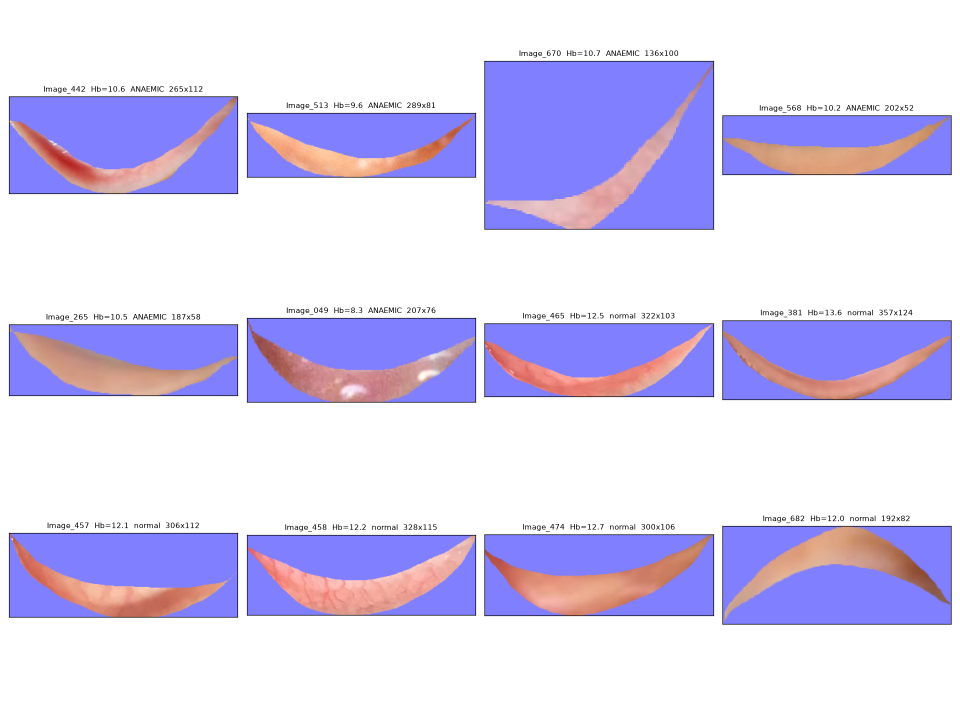
#> input picture outputs/figures/samples.png, 1920 x 1440 px (shown at 1/2 size)
$ python -i inspect_images.py   (imports and definitions only)
#> lines starting #> are read from the running program, lines starting #| are printed output that depends on the picture; after the words box and inside, x2 and y2 are one past the last pixel; in counts of white or black regions, pixels touching at a corner belong together
from collections import Counter

import matplotlib

# [1 line not run here, left out]
import matplotlib.pyplot as plt
import numpy as np
import pandas as pd
from PIL import Image

import config

WHO_CUTOFF = 11.0


def load_meta() -> pd.DataFrame:
    df = pd.read_excel(config.METADATA_FILE, sheet_name=config.METADATA_SHEET)
    df["path"] = df[config.ID_COL].map(lambda s: config.DATA_DIR / f"{s}.png")
    df["anaemic"] = df[config.HB_COL] < WHO_CUTOFF
    return df


def image_stats(path) -> dict:
#> called with path = '../outputs/figures/samples.png'
    im = Image.open(path)
#> im is the input picture: PIL image 1920x1440 RGBA; mean R, G, B, A 216.8, 210.8, 241.3, 255
    arr = np.asarray(im.convert("RGBA"))
    rgb, alpha = arr[..., :3].astype(int), arr[..., 3]
#> alpha: shape (1440, 1920); every value is 255
    transparent = alpha == 0
#> transparent: shape (1440, 1920) bool; every value is 0
    black = (rgb.max(axis=2) < config.BLACK_THRESH) & ~transparent
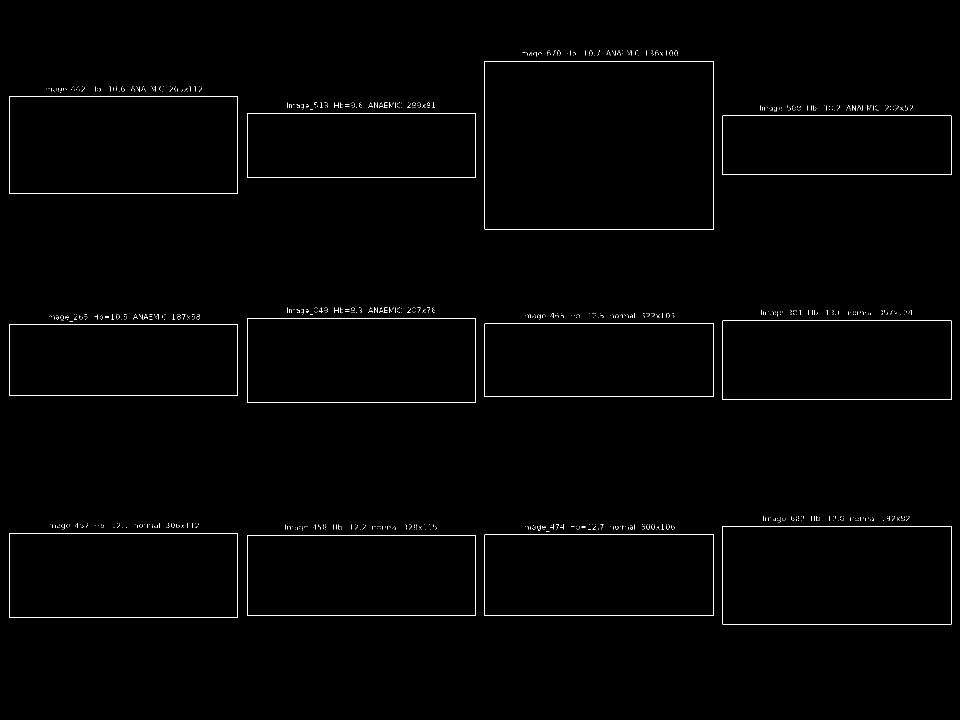
#> black: shape (1440, 1920) bool (shown at 1/2 size); 0.68% white in thin lines or dots, all inside (x1, y1, x2, y2) = (18, 101, 1903, 1249)
    tissue = ~(transparent | black)
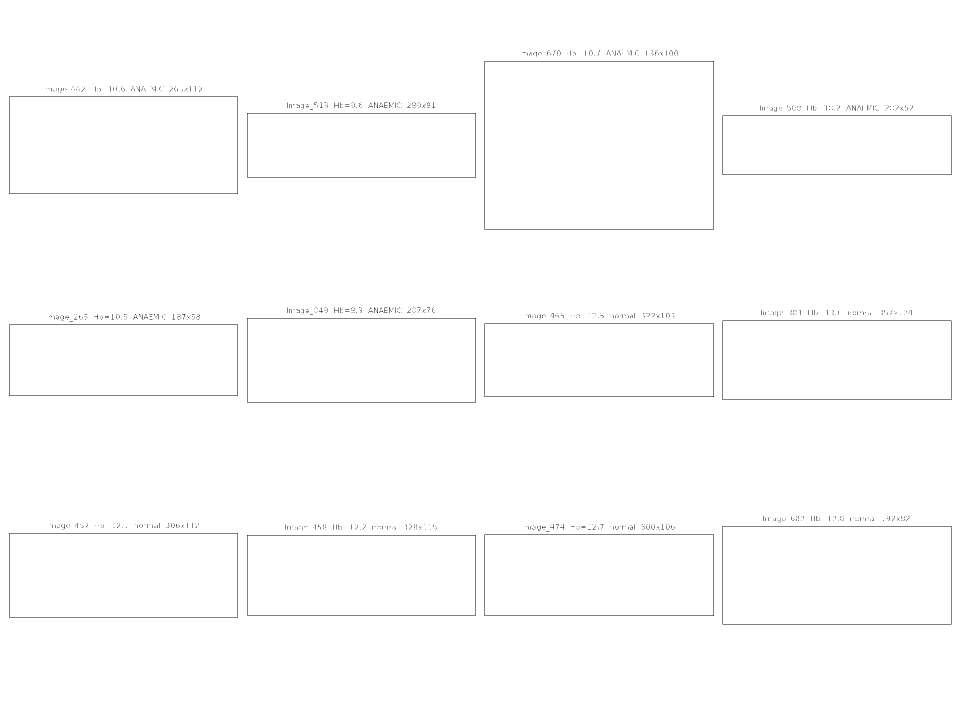
#> tissue: shape (1440, 1920) bool (shown at 1/2 size); 99.3% white; black in thin lines or dots, all inside (x1, y1, x2, y2) = (18, 101, 1903, 1249)
    hsv = np.asarray(im.convert("RGB").convert("HSV")).astype(float) / 255
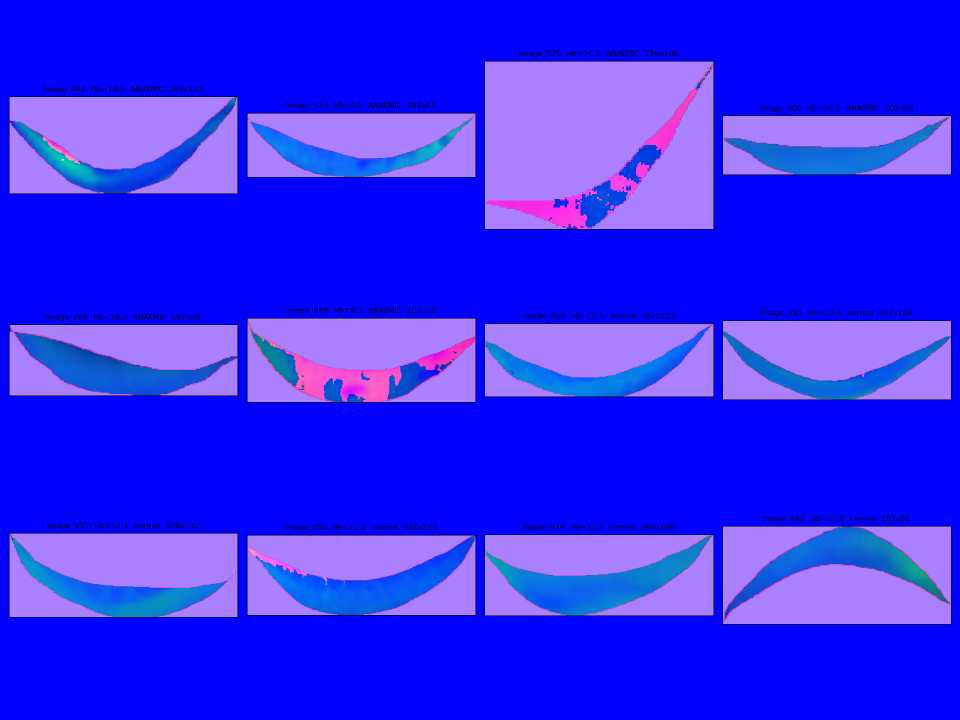
#> hsv: shape (1440, 1920, 3) float64 (shown at 1/2 size); mean R, G, B 0.183, 0.16, 0.975
    glare = (hsv[..., 2] > config.GLARE_V) & (hsv[..., 1] < config.GLARE_S) & tissue
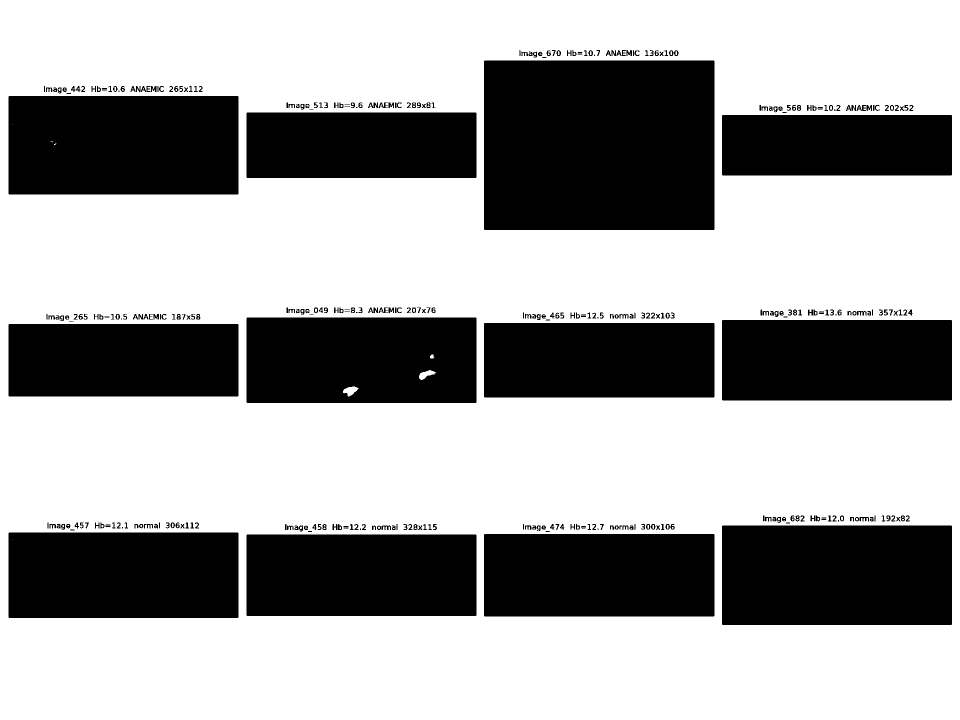
#> glare: shape (1440, 1920) bool (shown at 1/2 size); 64.3% white; 362 black regions (36 under 20 px), largest, box (x1, y1, x2, y2) and area: (968, 121, 1429, 460) 156275, (1444, 1051, 1904, 1250) 91536, (17, 192, 477, 389) 90600
    return {
        "mode": im.mode,
        "w": im.width,
        "h": im.height,
        "transparent_frac": transparent.mean(),
        "black_frac": black.mean(),
        "tissue_frac": tissue.mean(),
        "tissue_px": int(tissue.sum()),
        "glare_frac_of_tissue": glare.sum() / max(tissue.sum(), 1),
    }


def sample_grid(df: pd.DataFrame, out) -> None:
    rng = np.random.default_rng(config.SEED)
    picks = []
    for flag in (True, False):
        sub = df[df["anaemic"] == flag]
        picks.append(sub.iloc[rng.choice(len(sub), 6, replace=False)])
    sel = pd.concat(picks)
    fig, axes = plt.subplots(3, 4, figsize=(16, 12))
    for ax, (_, r) in zip(axes.flat, sel.iterrows()):
        im = Image.open(r["path"]).convert("RGBA")
        ax.imshow(im)
        ax.set_facecolor("#7f7fff")
        tag = "ANAEMIC" if r["anaemic"] else "normal"
        ax.set_title(f"{r[config.ID_COL]}  Hb={r[config.HB_COL]:.1f}  {tag}  {im.width}x{im.height}", fontsize=9)
        ax.set_xticks([]), ax.set_yticks([])
    fig.tight_layout()
    fig.savefig(out, dpi=120)


def main() -> None:
    df = load_meta()
    stats = pd.DataFrame([image_stats(p) for p in df["path"]])
    df = pd.concat([df, stats], axis=1)
    print("n images:", len(df), "| anaemic (Hb<11):", int(df["anaemic"].sum()))
    print("colour modes:", dict(Counter(df["mode"])))
    print("\nresolution (w x h) top 10:")
    print(df.groupby(["w", "h"]).size().sort_values(ascending=False).head(10).to_string())
    print("\n", df[["w", "h", "transparent_frac", "black_frac", "tissue_frac", "tissue_px", "glare_frac_of_tissue"]]
          .describe(percentiles=[0.05, 0.5, 0.95]).round(3).to_string())
    print("\nimages with tissue_px <", config.MIN_PIXELS, ":", int((df["tissue_px"] < config.MIN_PIXELS).sum()))
    print("images with glare >1% of tissue:", int((df["glare_frac_of_tissue"] > 0.01).sum()))
    out = config.OUT_DIR / "figures" / "samples.png"
    out.parent.mkdir(parents=True, exist_ok=True)
    sample_grid(df, out)
    print("saved", out)


# [2 lines not run here, left out]

>>> result = image_stats('../outputs/figures/samples.png')
#> result = {'mode': 'RGBA', 'w': 1920, 'h': 1440, 'transparent_frac': 0, 'black_frac': 0.00681, 'tissue_frac': 0.993, 'tissue_px': 2745977, 'glare_frac_of_tissue': 0.647}

$ run again, on outputs/figures/scratch_logreg_loss.png
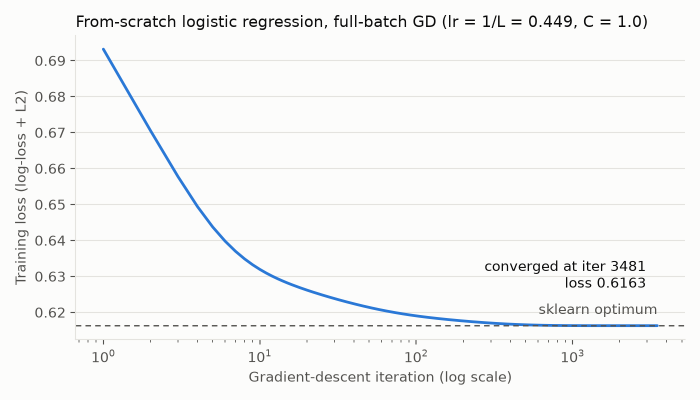
#> input picture outputs/figures/scratch_logreg_loss.png, 1400 x 800 px (shown at 1/2 size)
#> in image_stats, im is the input picture: PIL image 1400x800 RGBA; mean R, G, B, A 246.3, 246.7, 246.2, 255
#> alpha: shape (800, 1400); every value is 255
#> transparent: shape (800, 1400) bool; every value is 0
#> in image_stats, `black = (rgb.max(axis=2) < config.BLACK_THRESH) & ~transparent`:
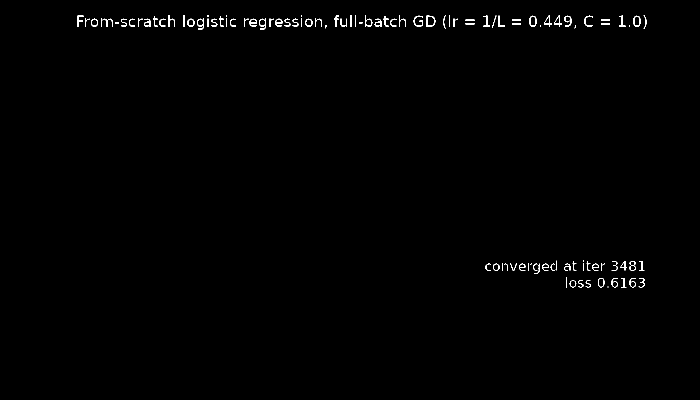
#> black: shape (800, 1400) bool (shown at 1/2 size); 0.57% white in thin lines or dots, all inside (x1, y1, x2, y2) = (155, 30, 1293, 575)
#> in image_stats, `glare = (hsv[..., 2] > config.GLARE_V) & (hsv[..., 1] < config.GLARE_S..`:
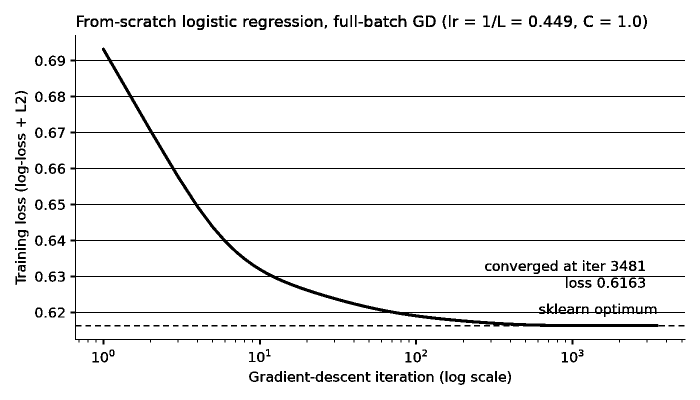
#> glare: shape (800, 1400) bool (shown at 1/2 size); 94.7% white; 253 black regions (21 under 20 px), largest, box (x1, y1, x2, y2) and area: (141, 70, 1371, 689) 33702, (852, 31, 872, 54) 242, (826, 31, 847, 54) 235
#> result = {'mode': 'RGBA', 'w': 1400, 'h': 800, 'transparent_frac': 0, 'black_frac': 0.00575, 'tissue_frac': 0.994, 'tissue_px': 1113565, 'glare_frac_of_tissue': 0.953}
